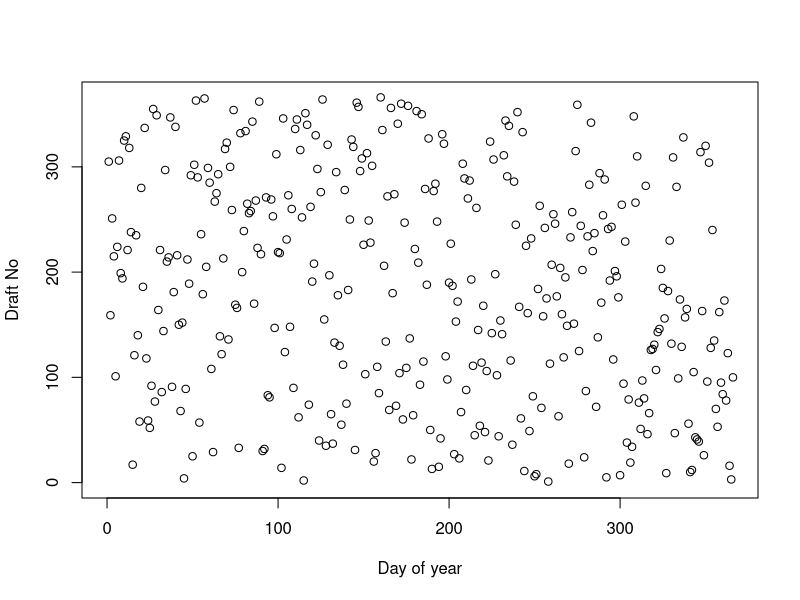
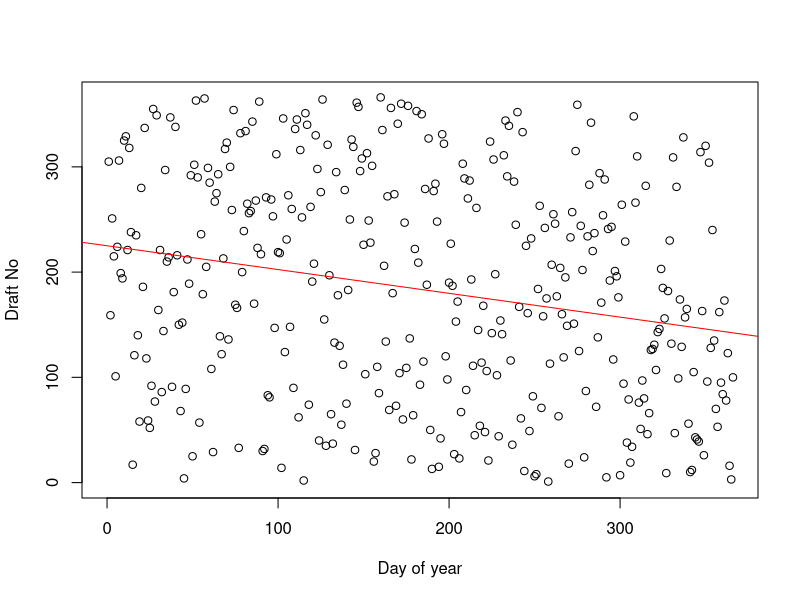
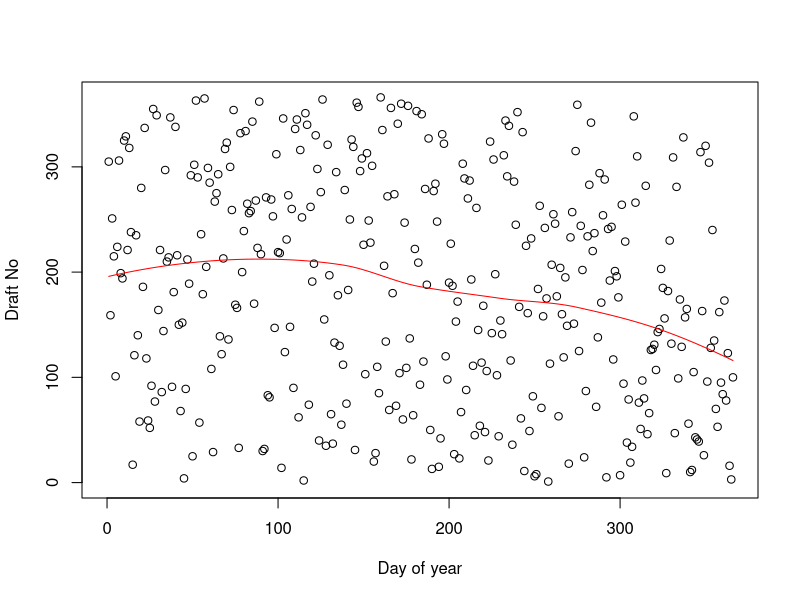

These figures' R source, in order: (Note: this script raises an error after producing the figures.)
## ---- chunk 1
knitr::opts_chunk$set(echo = TRUE)
## ---- chunk 2
#1.1
data=read.csv("lottery.csv", header = TRUE, sep = ";")
summary(data)
plot(data$Day_of_year, data$Draft_No, xlim = c(0, 366), ylim = c(0, 366), xlab = "Day of year", ylab = "Draft No")
## ---- chunk 3
#1.2
model=lm(Draft_No ~ Day_of_year , data=data)
summary(model)
plot(data$Day_of_year, data$Draft_No, xlim = c(0, 366), ylim = c(0, 366), xlab = "Day of year", ylab = "Draft No")
abline(model, col="red")

model2=loess(Draft_No ~ Day_of_year , data=data)
summary(model2)
plot(data$Day_of_year, data$Draft_No, xlim = c(0, 366), ylim = c(0, 366), xlab = "Day of year", ylab = "Draft No")
lines(data$Day_of_year, model2$fitted, col="red")

## ---- chunk 4
#1.3
S = sum(abs(model2$fitted-mean(data$Draft_No)))
B=2000
S_boot=rep(NA, B)
for (b in 1:B){
  data_boot=data[sample(1:nrow(data), replace = TRUE),]
  model_boot=loess(Draft_No ~ Day_of_year , data=data_boot)
  S_boot[b]=sum(abs(model_boot$fitted-mean(data_boot$Draft_No)))
}
p_value=mean(S_boot>S)
S
p_value
## ---- chunk 5
#1.4
#Permutation test:

test_hyp=function(data){
  model=loess(Draft_No ~ Day_of_year , data=data)
  S=sum(abs(model$fitted-mean(data$Draft_No))) #1: T(X) value of statistic from observed data 
  B=2000
  S_boot=rep(NA, B)
  #generate B bootstrap samples without replacement
  for (b in 1:B){
    #2: Create permutations g_1, g_B of group variable {If the number of permutations is too large, sample B randomly without replacement. E.g. generate random permutations and keep only unique ones.}
    data_boot = data
    data_boot$Day_of_year = sample(data$Day_of_year, replace = FALSE) #without replacement
    model_boot=loess(Draft_No ~ Day_of_year , data=data_boot) #fitting the model
    #3: Evaluate test statistic on each permutation
    S_boot[b] = sum(abs(model_boot$fitted-mean(data_boot$Draft_No))) 
    
  }
  p_value=mean(S_boot>=S) #4: Estimate p–value: p^ = #{T(X_gb) >= T(X)}/B
  return(list(S=S, p_value=p_value))
}

test_hyp(data)
## ---- chunk 6
#1.5
#(a)
#i k consecutive dates,

#Create a dataset of the same dimensions as the original data. 
data2=data

#Choose k, out of the 366, dates and assign them the end numbers of the lottery (i.e., they are not legible for the draw).
#===================
k=300
#===================
#Randomize the first 366-k dates
data2$Draft_No[366-k:366]=
model2=loess(Draft_No ~ Day_of_year , data=data2)
plot(data2$Day_of_year, data2$Draft_No, xlim = c(0, 366), ylim = c(0, 366), xlab = "Day of year", ylab = "Draft No")

#ii. as blocks (randomly scattered) of $\lfloor k/3 \rfloor$  consecutive dates (this is of course for $k ≥ 3$, and if k is not divisible by 3, then some blocks can be of length $ \lfloor k/3 \rfloor +1$).

data3=data

get_lotery_numbers_with_chunks <- function(k){
  #k is the number of dates that are not legible for the draw
  # 3 cases : 
  # 1. n_chunks is an integer -> 3 normal chunks
  # 2. n_chunks is not an integer and has a remainder of 1 -> 2 normal chunks and 1 long chunk
  # 3. n_chunks is not an integer and has a remainder of 2 -> 1 normal chunk and 2 long
  
  #Case 1
  if(k%%3 == 0){
    chunk_size = floor(k/3)
    n_chunks = 3
    for (i in 1:n_chunks){
      #Sample n_chunks_normal chunks of length chunk_size
      #random starting point
      start = sample(1:366, 1, replace = TRUE)
      #sample chunk_size consecutive days
      data3$Draft_No[start:start+chunk_size-1] = sample(1:(366-k), chunk_size, replace = TRUE)
    }
    
  }
  
  # chunk_size = floor(k/3)
  # remainder = k%%chunk_size
  # n_chunks_normal = floor(k/chunk_size) - remainder
  # n_chunks_long = remainder
  # for (i in 1:n_chunks_normal){
  # #Sample n_chunks_normal chunks of lenght chunk_size
  # #random starting point
  # start = sample(1:366, 1, replace = TRUE)
  # #sample chunk_size consecutive days
  # data3$Draft_No[start:start+chunk_size-1] = sample(1:(366-k), chunk_size, replace = TRUE)
  # }
  # for (i in 1:n_chunks_long){
  #    #Sample n_chunks_long chunks of lenght chunk_size+1
  #   start = sample(1:366, 1, replace = TRUE)
  #   #sample chunk_size consecutive days
  #   data3$Draft_No[start:start+chunk_size] = sample(1:(366-k), chunk_size+1, replace = TRUE)
  # }
  # data3$Draft_No[n_chunks_normal*chunk_size+n_chunks_long*(chunk_size+1):366] = sample(1:(366-k), 366-k, replace = TRUE)

}



model3=loess(Draft_No ~ Day_of_year , data=data3)
plot(data3$Day_of_year, data3$Draft_No, xlim = c(0, 366), ylim = c(0, 366), xlab = "Day of year", ylab = "Draft No")
## ---- chunk 7
#(b)

S=sum(abs(model2$fitted-mean(data2$Draft_No)))
B=2000
S_boot=rep(NA, B)
for (b in 1:B){
  data_boot=data2[sample(1:nrow(data2), replace = TRUE),]
  model_boot=loess(Draft_No ~ Day_of_year , data=data_boot)
  S_boot[b]=sum(abs(model_boot$fitted-mean(data_boot$Draft_No)))
}
p_value=sum(S_boot>S)/B
p_value

## ---- chunk 8
#(c)

## ---- chunk 9
data <- read.csv("prices1.csv", sep=";")

## 1)

price <- data$Price
sqft <- data$SqFt

plot(sqft, price)
fit1 <- lm(Price ~ SqFt, data)
lines(sqft, fit1$fitted.values, col="darkred", type="l", lwd=1)
## ---- chunk 10
## 2)

fit2 <- function(c, data){
  data$new <- rep(0,110)
  for (i in 1:nrow(data)){
    if (data[i,2] > c) data[i,5] <- data[i,2] - c
    else data[i,5] <- 0
  }
  lm2 <- lm(Price ~ SqFt + new, data)
  sum(lm2$residuals^2)
}

RSS_opt <- optim(2000, fit2, data=data, method="L-BFGS-B", lower=0, upper=4500)
RSS_opt$par
RSS_opt$value
## ---- chunk 11
library(boot)

c_val <- c()

for (i in 1:2E3){
  if (i%%500==0) cat(i, "\r")
  id <- sample(1:110, 110, replace = TRUE)
  data_boot <- data[id,]
  c_opt <- optim(2000, fit2, data=data_boot, method="L-BFGS-B", lower=0, upper=4500)   
  c_val <<- c(c_val, c_opt$par)
}

hist(c_val)

2 * RSS_opt$par - sum(c_val) / 2000      # bootstrap bias-correction
sum((c_val - mean(c_val))^2) / (2000-1)  # variance of c

opt_boot <- function(data, id){
  id <- sample(1:110, 110, replace = TRUE)
  data_boot2 <- data[id,]
  c_opt2 <- optim(2000, fit2, data= data_boot2, method = "L-BFGS-B", lower = 0, upper = 4500)   
  c_opt2$par
}

boot_fun <- boot(data = data, opt_boot, R = 2E3)
boot.ci(boot_fun)
plot(boot_fun)
## ---- chunk 12

jack_c <-c()

# new function for the jackknife function with 109 rows instead of 110
fit3 <- function(c, data){
  data$new <- rep(0,109)
  for (i in 1:nrow(data)){
    if (data[i,2] > c) data[i,5] <- data[i,2] - c
    else data[i,5] <- 0
  }
  lm2 <- lm(Price ~ SqFt + new, data)
  sum(lm2$residuals^2)
}

for (i in 1:110){
  id <- sample(1:110, 110, replace = TRUE)
  data_boot3 <- data[id,]
  data_jack <- data_boot3[-i,]
  c_opt <- optim(2000, fit3, data=data_jack, method = "L-BFGS-B", lower = 0, upper = 4500)   
  jack_c <<- c(jack_c, c_opt$par)
}

jack_c
var(jack_c)
